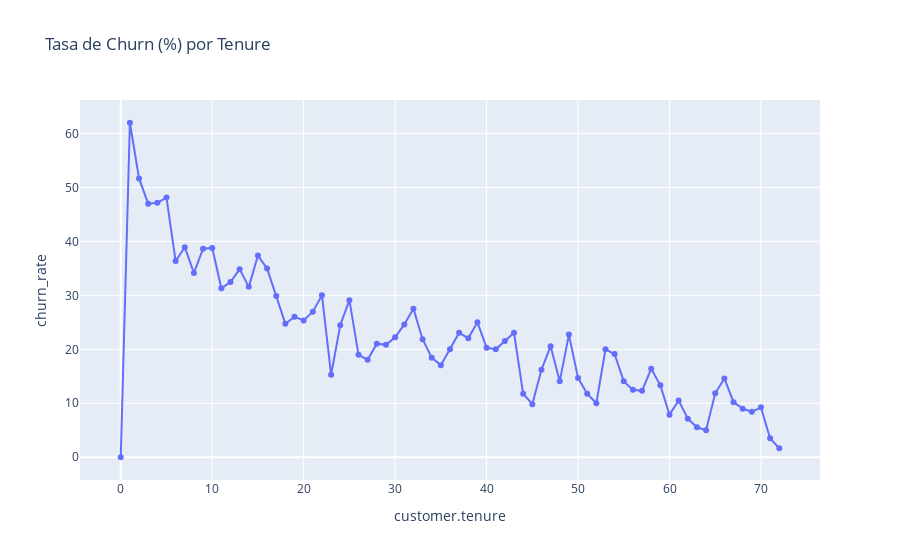

The code cell stored with this chart in its notebook:
### Code cell
fig = px.line(df_grouped.reset_index(),
              x='customer.tenure',
              y='churn_rate',
              markers=True,
              title='Tasa de Churn (%) por Tenure')
fig.show()

### Figure 1 — Plotly figure (JSON) as saved in the notebook; plotly's stock layout.template omitted (floating-point values rounded to 4 significant figures)
{"data": [{"hovertemplate": "customer.tenure=%{x}<br>churn_rate=%{y}<extra></extra>", "legendgroup": "", "line": {"color": "#636efa", "dash": "solid"}, "marker": {"symbol": "circle"}, "mode": "lines+markers", "name": "", "orientation": "v", "showlegend": false, "type": "scatter", "x": [0, 1, 2, 3, 4, 5, 6, 7, 8, 9, 10, 11, 12, 13, 14, 15, 16, 17, 18, 19, 20, 21, 22, 23, 24, 25, 26, 27, 28, 29, 30, 31, 32, 33, 34, 35, 36, 37, 38, 39, 40, 41, 42, 43, 44, 45, 46, 47, 48, 49, 50, 51, 52, 53, 54, 55, 56, 57, 58, 59, 60, 61, 62, 63, 64, 65, 66, 67, 68, 69, 70, 71, 72], "xaxis": "x", "y": [0.0, 61.99, 51.68, 47.0, 47.16, 48.12, 36.36, 38.93, 34.15, 38.66, 38.79, 31.31, 32.48, 34.86, 31.58, 37.37, 35.0, 29.89, 24.74, 26.03, 25.35, 26.98, 30.0, 15.29, 24.47, 29.11, 18.99, 18.06, 21.05, 20.83, 22.22, 24.62, 27.54, 21.88, 18.46, 17.05, 20.0, 23.08, 22.03, 25.0, 20.31, 20.0, 21.54, 23.08, 11.76, 9.836, 16.22, 20.59, 14.06, 22.73, 14.71, 11.76, 10.0, 20.0, 19.12, 14.06, 12.5, 12.31, 16.42, 13.33, 7.895, 10.53, 7.143, 5.556, 5.0, 11.84, 14.61, 10.2, 9.0, 8.421, 9.244, 3.529, 1.657], "yaxis": "y"}], "layout": {"legend": {"tracegroupgap": 0}, "title": {"text": "Tasa de Churn (%) por Tenure"}, "xaxis": {"anchor": "y", "domain": [0, 1], "title": {"text": "customer.tenure"}}, "yaxis": {"anchor": "x", "domain": [0, 1], "title": {"text": "churn_rate"}}}}
